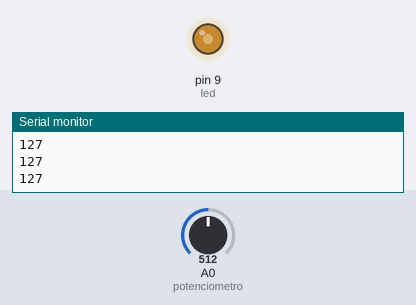
Bench run of a sketch on a simulated Arduino Uno, built with avr-gcc and run on an emulated ATmega328P. On the bench: output pins drawn as LEDs (lit = HIGH), the last lines printed to the serial monitor. The inputs (shaded band) are chosen by the test bench; at power-on: A0 (potenciometro) = 512.

Above: at 1.2 s.
1.3 s: A0 (potenciometro) set to 716
At 2.5 s:
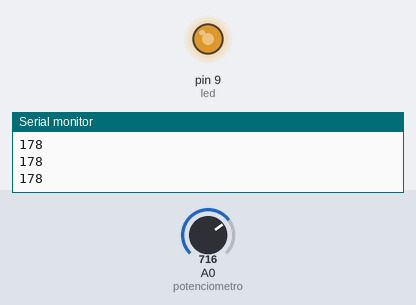
2.8 s: A0 (potenciometro) set to 900
At 4.0 s:
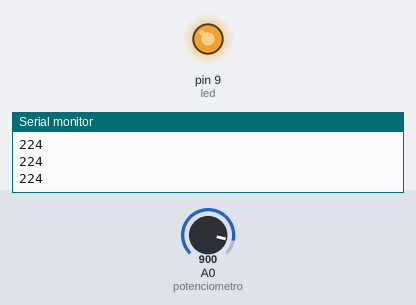
4.3 s: A0 (potenciometro) set to 122
At 5.5 s:
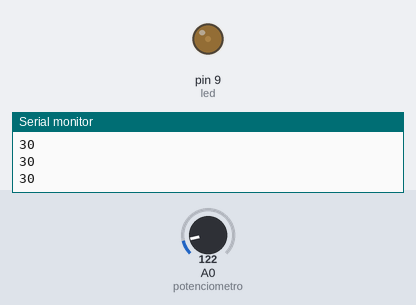
5.8 s: A0 (potenciometro) set to 0
At 7.0 s:
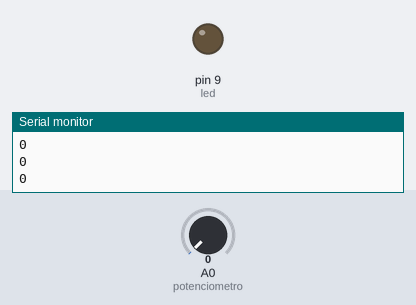
7.3 s: A0 (potenciometro) set to 511
At 8.7 s:
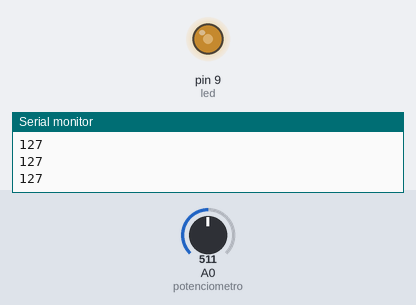
Timing chart, 0 to 9.8 s (numbered marks = the images above; inputs shaded):
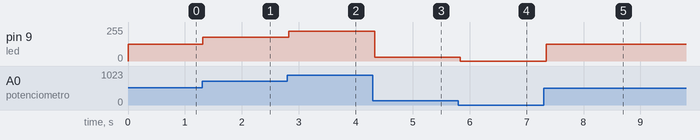

The sketch:

Exercicio6AcendeLedGradativo.ino
```cpp
byte led = 9;
int potenciometro = A0;
int valorPotenciometro;

void setup() {
  pinMode(led, OUTPUT);
  pinMode(potenciometro, INPUT);
  Serial.begin(9600);
}

void loop() {
  valorPotenciometro = analogRead(potenciometro);
  valorPotenciometro = map(valorPotenciometro, 0, 1023, 0, 255);
  Serial.println(valorPotenciometro);
  analogWrite(led, valorPotenciometro);
  delay(50);
}
```

Measured:
- after the input at 1.3 s, pin 9 (led): 127/255 → 178/255 at once
- after the input at 2.8 s, pin 9 (led): 178/255 → 224/255 at once
- after the input at 4.3 s, pin 9 (led): 224/255 → 30/255 at once
- after the input at 5.8 s, pin 9 (led): 30/255 → 0/255 at once
- after the input at 7.3 s, pin 9 (led): 0/255 → 127/255 after 0.05 s
